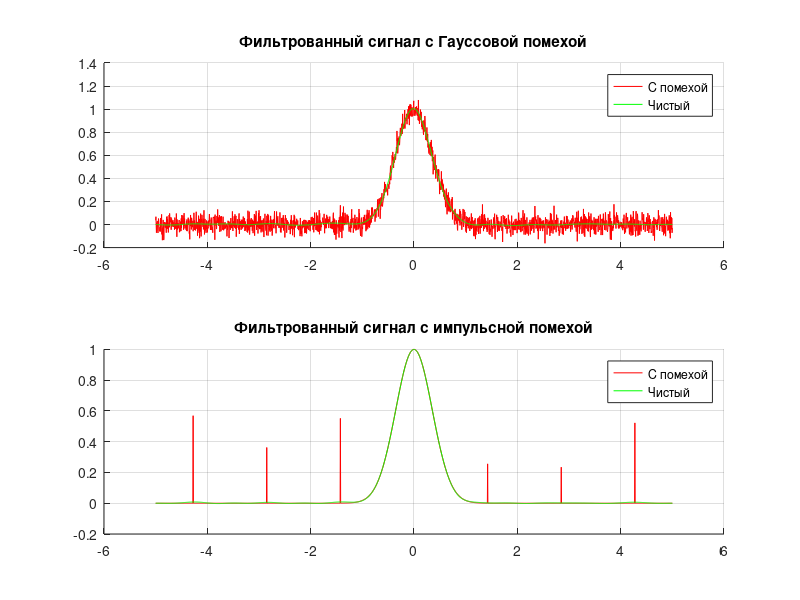
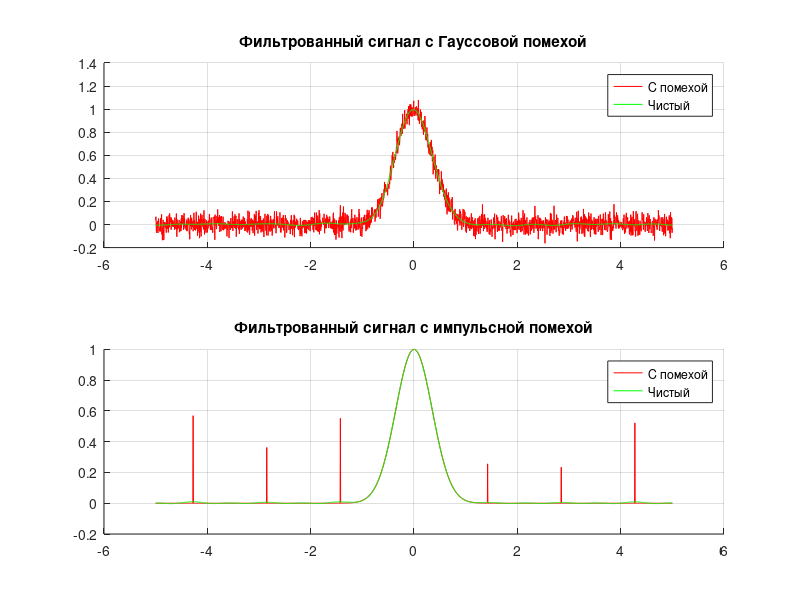

These figures' MATLAB source, in order:
function main()
    % Начальные параметры
    A = 1.0;
    sigma = 0.5;
    mult = 5;
    step = 0.005;
    t = -mult:step:mult;
    
    % Импульс
    u = gaussian_impulse(t,A,sigma);
    
    % Гауссова помеха
    NA = 0;
    NS = 0.05;
    xi_gauss = normrnd(NA,NS,[1 length(u)]);
    u_gauss = u+xi_gauss;
    
    % Импульсная помеха
    count = 7;
    M = 0.4;
    xi_impulse = impulsive_noise(length(u),count,M);
    u_impulse = u+xi_impulse;
    
    % 1. Фильтр Винера
    wiener_gauss = wiener_filter(fft(u_gauss), fft(xi_gauss))
    wiener_impulse = wiener_filter(fft(u_impulse), fft(xi_impulse))

    figure("name", "Фильтр Винера");
    
    subplot(2,1,1);
    title('Фильтрованный сигнал с Гауссовой помехой');
    hold on;
    grid on;
    plot(t, u_gauss, 'r');
    plot(t, ifft(fft(u_gauss).*wiener_gauss), 'g');
    legend('С помехой', 'Чистый');
    
    subplot(2,1,2);
    title('Фильтрованный сигнал с импульсной помехой');
    hold on;
    grid on;
    plot(t, u_impulse, 'r');
    plot(t, ifft(fft(u_impulse).*wiener_impulse), 'g');
    legend('С помехой', 'Чистый');

    % 2. Режекторный фильтр
    rejection_gauss = rejection_filter(fft(u_gauss), fft(xi_gauss));
    rejection_impulse = rejection_filter(fft(u_impulse), fft(xi_impulse));

    figure("name", "Режекторный фильтр");
    
    subplot(2,1,1);
    title('Фильтрованный сигнал с Гауссовой помехой');
    hold on;
    grid on;
    plot(t, u_gauss, 'r');
    plot(t, ifft(fft(u_gauss).*rejection_gauss), 'g');
    legend('С помехой', 'Чистый');
    
    subplot(2,1,2);
    title('Фильтрованный сигнал с импульсной помехой');
    hold on;
    grid on;
    plot(t, u_impulse, 'r');
    plot(t, ifft(fft(u_impulse).*rejection_impulse), 'g');
    legend('С помехой', 'Чистый');
end
    
% Гауссов импульс
function y = gaussian_impulse(x,A,s)
    y = A * exp(-(x/s).^2);
end
    
% Импульсная помеха
function y = impulsive_noise(size,N,mult)
    step = floor(size/N);
    y = zeros(1,size);
    for i = 1:floor(N/2)
        y(round(size/2)+i*step) = mult*(0.5+rand);
        y(round(size/2)-i*step) = mult*(0.5+rand);
    end
end
    
% Фильтр Виенера
function y = wiener_filter(x,n)
    y = 1 - (n./x).^2;
end

% Режекторный фильтр
function y = rejection_filter(u, xi)
    y = zeros(size(u));
    for i = 1:length(u)
        if abs(u(i)) - abs(xi(i)) > 1
            y(i) = 1;
        else
            y(i) = 0;
        endif
    endfor
end
